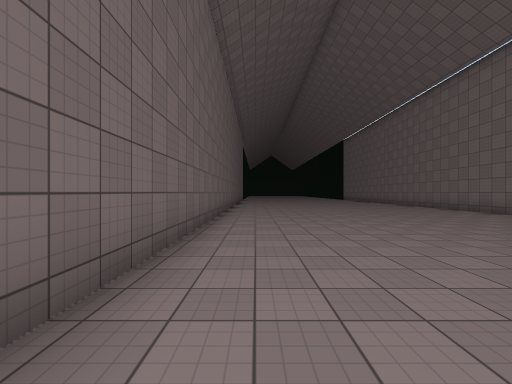
view 1 (above)

18 first-person views from a walk through a scene from a Unity 3-D project. The camera is 1.5 m above the floor, looks level and sees 90° across. Doors are open. The floor is counted in squares, 2 m on a side. Each view is taken from the middle of a square. On the plan, view 1 faces up. The plan holds only what a view shows up to about 9 squares ahead; the rest is blank. The place goes on beyond the plan. The player is left out. Some animated figures are left out. Surface patterns are stand-ins for the level's own textures.

view 2
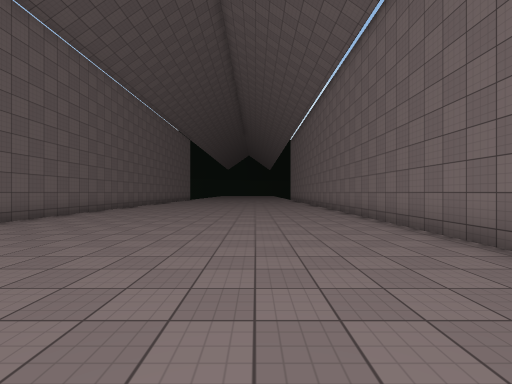

view 3
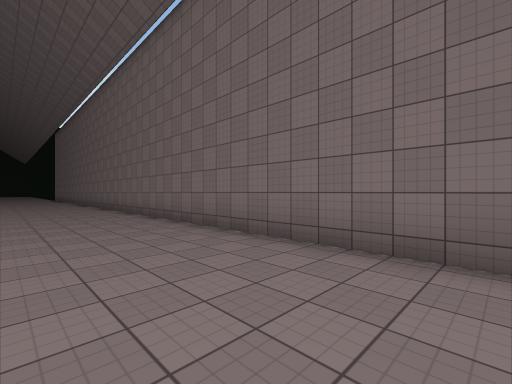

view 4
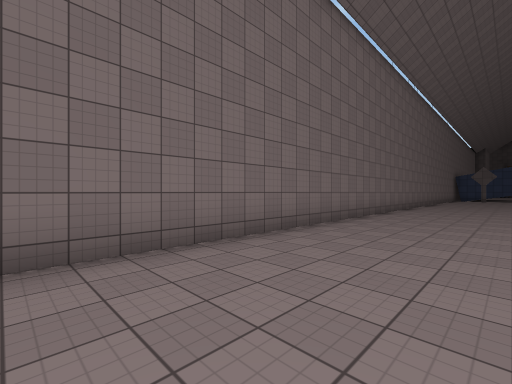

view 5
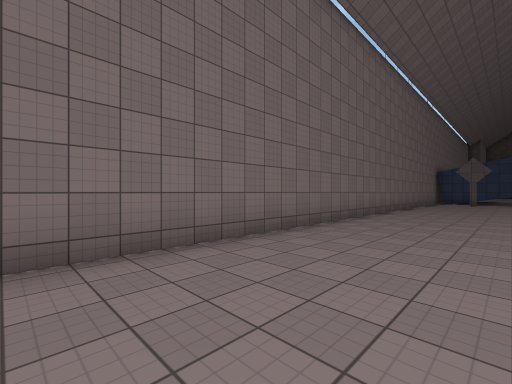

view 6
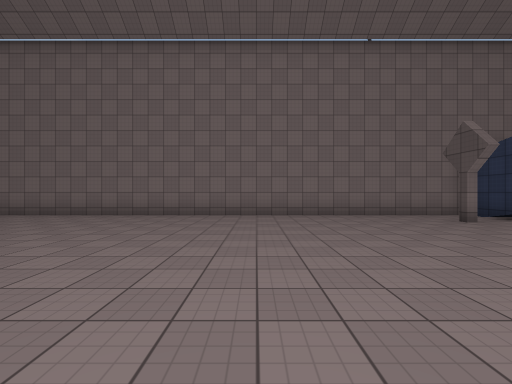

view 7
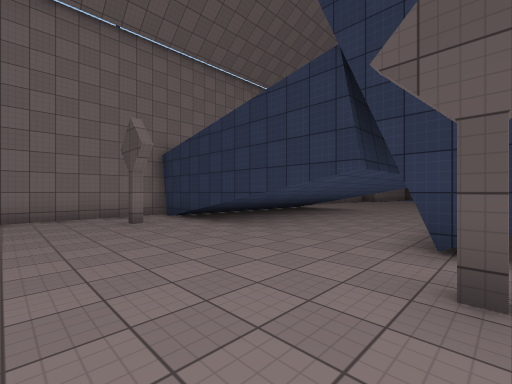

view 8
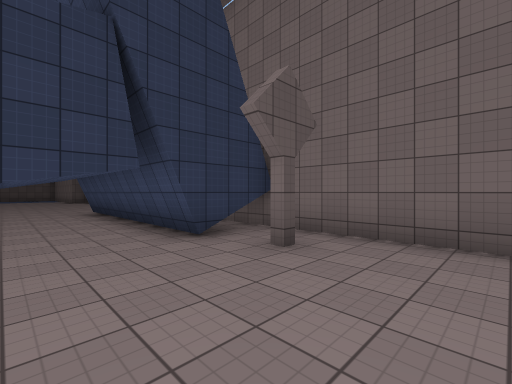

view 9
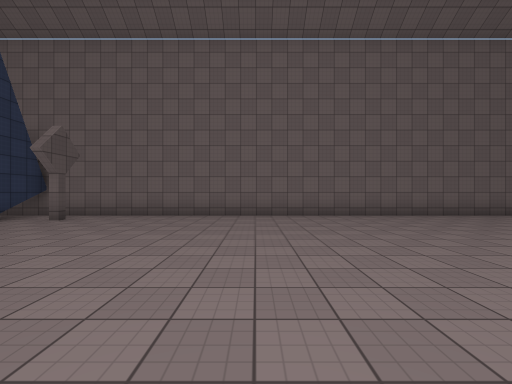

view 10
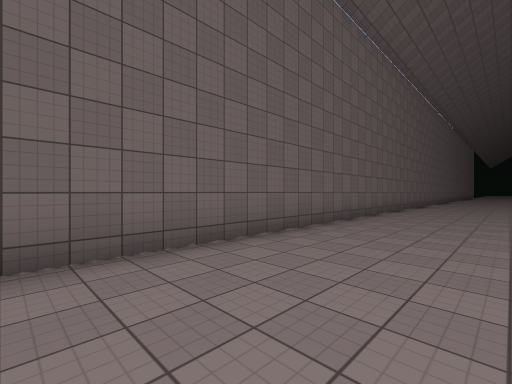

view 11
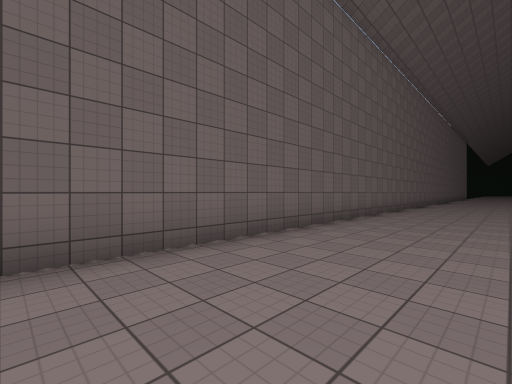

view 12
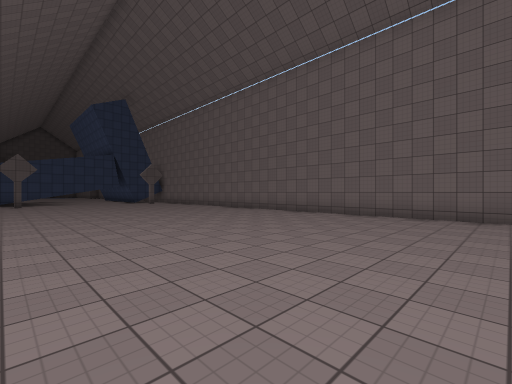

view 13
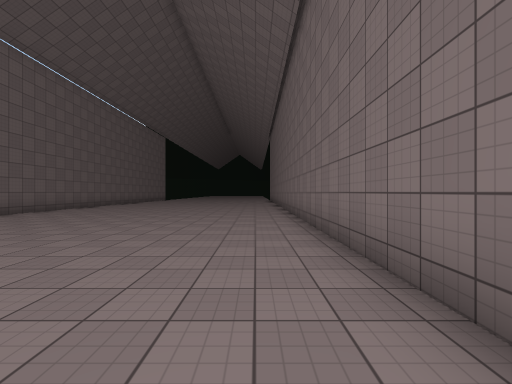

view 14
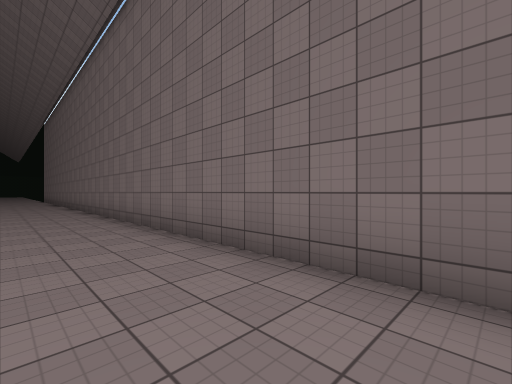

view 15
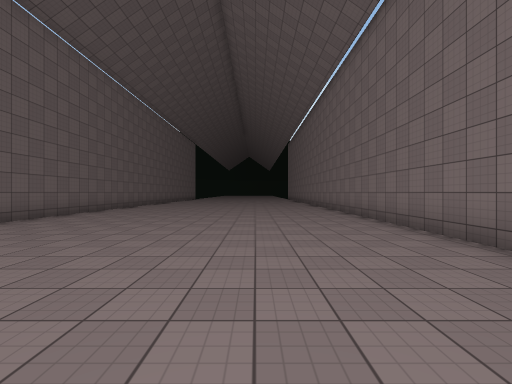

view 16
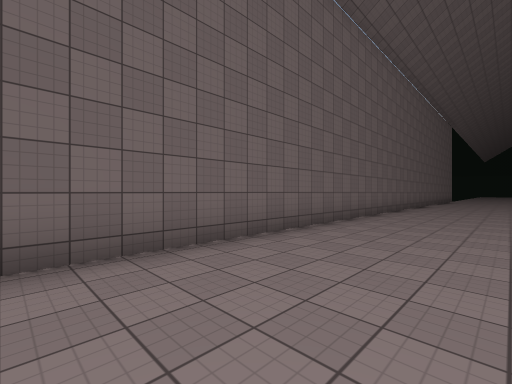

view 17
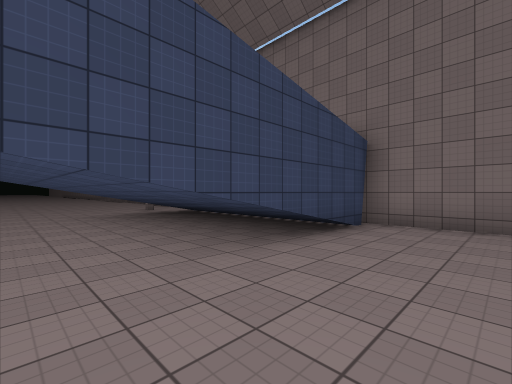

view 18
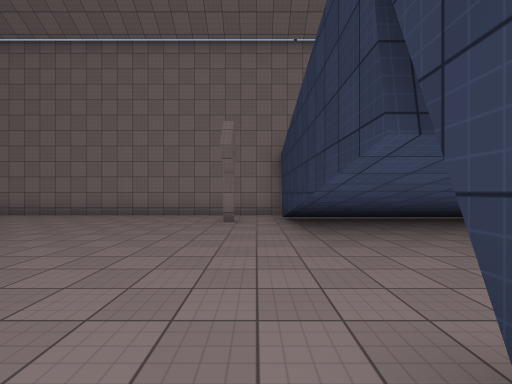

### Floor plan
Key: @ floor where view 1 was taken; # wall or solid block; . floor.
Columns run from 2 left of view 1 to 9 right of it. Each row starts with its distance up from view 1.
 10 #..........#
  9 #..........#
  8 #..........#
  7 #..........#
  6 #..........#
  5 #..........#
  4 #..........#
  3 #..........#
  2 #..........#
  1 #..........#
  0 #.@........#
 -1 #.... .....#
 -2 #....  ....#
 -3 #....  ....#
 -4 #....  ....#
 -5 #....  ....#
 -6 #....  ....#
 -7 #....  ....#
 -8 #..........#
 -9 #..........#
-10 #..........#
-11 #..........#
-12 #..........#
-13 #..........#
-14 #..........#
-15 #..........#
-16 #..........#
-17 #..........#
-18 #..........#
-19 #..........#
-20 #..........#
-21 #..........#
-22 #..........#
-23 #..........#
-24 #.#.....#..#
-25 #..........#
-26 ####..######
-27  ###..###
-28    #..###
-29    #..###
-30    #..###
-31    #..###
-32    #..######
-33     .......#
-34     .......#
-35     .......#

Where each view was taken, in squares from view 1:
view 1: 0 up, 0 right, facing up
view 2: 0 up, 5 right, facing up
view 3: 3 down, 5 right, facing up-right
view 4: 0 up, 5 right, facing down-right
view 5: 7 down, 5 right, facing down-right
view 6: 19 down, 0 right, facing right
view 7: 22 down, 0 right, facing down-right
view 8: 22 down, 3 right, facing down-left
view 9: 19 down, 7 right, facing left
view 10: 16 down, 2 right, facing up-left
view 11: 9 down, 2 right, facing up-left
view 12: 8 down, 7 right, facing down-left
view 13: 1 up, 7 right, facing up
view 14: 0 up, 6 right, facing up-right
view 15: 2 down, 5 right, facing up
view 16: 0 up, 2 right, facing up-left
view 17: 35 down, 2 right, facing up-right
view 18: 25 down, 0 right, facing right
